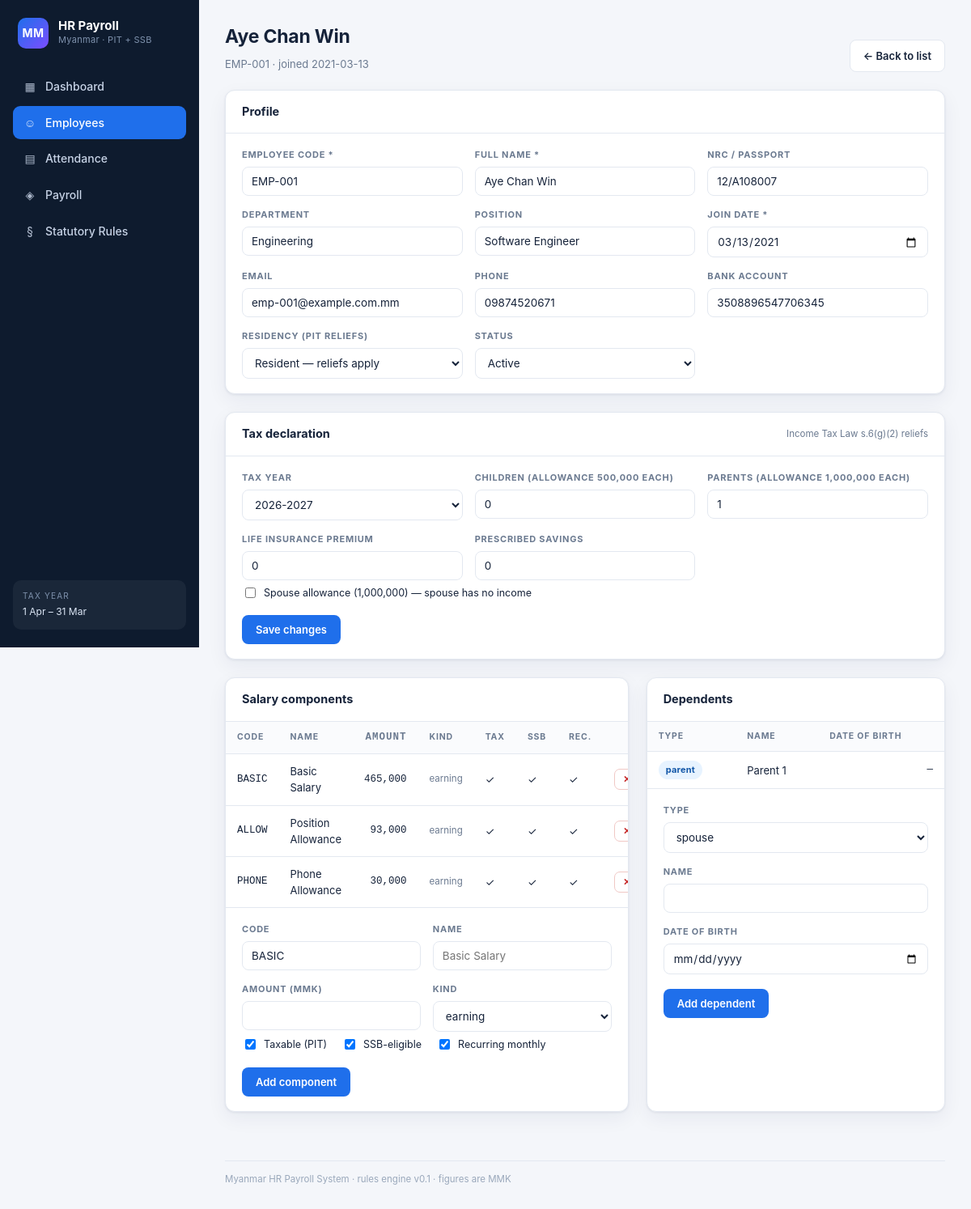
Screenshot of /employees/1 with the database file from the repository.
### tables this page shows
CREATE TABLE employee (
    id              INTEGER PRIMARY KEY AUTOINCREMENT,
    code            TEXT NOT NULL UNIQUE,
    name            TEXT NOT NULL,
    nrc             TEXT DEFAULT '',
    email           TEXT DEFAULT '',
    phone           TEXT DEFAULT '',
    department      TEXT DEFAULT '',
    position        TEXT DEFAULT '',
    join_date       TEXT NOT NULL,
    status          TEXT NOT NULL DEFAULT 'active',
    residency       TEXT NOT NULL DEFAULT 'resident',
    bank_account    TEXT DEFAULT '',
    created_at      TEXT NOT NULL DEFAULT (datetime('now'))
);

CREATE TABLE tax_declaration (
    id                INTEGER PRIMARY KEY AUTOINCREMENT,
    employee_id       INTEGER NOT NULL REFERENCES employee(id) ON DELETE CASCADE,
    tax_year          TEXT NOT NULL,
    spouse_claimed    INTEGER NOT NULL DEFAULT 0,
    children_count    INTEGER NOT NULL DEFAULT 0,
    parents_count     INTEGER NOT NULL DEFAULT 0,
    insurance_premium TEXT NOT NULL DEFAULT '0',
    savings           TEXT NOT NULL DEFAULT '0',
    UNIQUE (employee_id, tax_year)
);

CREATE TABLE salary_component (
    id          INTEGER PRIMARY KEY AUTOINCREMENT,
    employee_id INTEGER NOT NULL REFERENCES employee(id) ON DELETE CASCADE,
    code        TEXT NOT NULL,
    name        TEXT NOT NULL,
    amount      TEXT NOT NULL DEFAULT '0',
    kind        TEXT NOT NULL DEFAULT 'earning'
                CHECK (kind IN ('earning','deduction','reimbursement')),
    taxable     INTEGER NOT NULL DEFAULT 1,
    ssb_eligible INTEGER NOT NULL DEFAULT 1,
    recurring   INTEGER NOT NULL DEFAULT 1
);

CREATE TABLE employee_dependent (
    id          INTEGER PRIMARY KEY AUTOINCREMENT,
    employee_id INTEGER NOT NULL REFERENCES employee(id) ON DELETE CASCADE,
    kind        TEXT NOT NULL CHECK (kind IN ('spouse','child','parent')),
    name        TEXT NOT NULL DEFAULT '',
    dob         TEXT DEFAULT ''
);

### webapp/app.py (the view)
    @app.route("/employees/<int:employee_id>")
    def employee_detail(employee_id):
        d = get_db()
        emp = d.employee(employee_id)
        if emp is None:
            flash("Employee not found", "err")
            return redirect(url_for("employees_list"))
        return render_template(
            "employee_form.html",
            emp=emp,
            components=d.components(employee_id),
            dependents=d.dependents(employee_id),
            decl=d.tax_declaration(employee_id, tax_year_for(_dt.date.today())),
            periods=_period_choices(),
            tax_years=_tax_year_choices(),
        )

### payroll/db.py (called while the page is built)
    @contextmanager
    def connect(self) -> Iterator[sqlite3.Connection]:
        conn = sqlite3.connect(self.path)
        conn.row_factory = sqlite3.Row
        conn.execute("PRAGMA foreign_keys = ON")
        try:
            yield conn
            conn.commit()
        except Exception:
            conn.rollback()
            raise
        finally:
            conn.close()

    def query(self, sql: str, params: Iterable[Any] = ()) -> list[dict]:
        with self.connect() as conn:
            rows = conn.execute(sql, tuple(params)).fetchall()
            return [dict(r) for r in rows]

    def one(self, sql: str, params: Iterable[Any] = ()) -> Optional[dict]:
        with self.connect() as conn:
            row = conn.execute(sql, tuple(params)).fetchone()
            return dict(row) if row else None

    def employee(self, employee_id: int) -> Optional[dict]:
        return self.one("SELECT * FROM employee WHERE id = ?", (employee_id,))

    def dependents(self, employee_id: int) -> list[dict]:
        return self.query(
            "SELECT * FROM employee_dependent WHERE employee_id = ? ORDER BY kind, id",
            (employee_id,),
        )

    def tax_declaration(self, employee_id: int, tax_year: str) -> Optional[dict]:
        return self.one(
            "SELECT * FROM tax_declaration WHERE employee_id = ? AND tax_year = ?",
            (employee_id, tax_year),
        )

    def components(self, employee_id: int) -> list[dict]:
        return self.query(
            "SELECT * FROM salary_component WHERE employee_id = ? ORDER BY id",
            (employee_id,),
        )

### payroll/money.py (called while the page is built)
def D(value) -> Decimal:
    if isinstance(value, Decimal):
        return value
    if isinstance(value, bool):
        raise TypeError("bool is not a valid monetary amount")
    if isinstance(value, float):
        raise TypeError(
            "float is not allowed for money; use Decimal or str, "
            f"got {value!r}"
        )
    return Decimal(str(value))

### payroll/service.py (called while the page is built)
def tax_year_for(day: _dt.date) -> str:
    return f"{day.year}-{day.year + 1}" if day.month >= 4 else f"{day.year - 1}-{day.year}"

### webapp/app.py (called while the page is built)
def _fmt_mmk(value) -> str:
    try:
        n = int(D(value))
    except Exception:
        return str(value)
    return f"{n:,}"

def _period_choices(limit: int = 24) -> list[str]:
    out, y, m = [], _dt.date.today().year, _dt.date.today().month
    for _ in range(limit):
        out.append(f"{y:04d}-{m:02d}")
        m -= 1
        if m == 0:
            m, y = 12, y - 1
    return out

### webapp/templates/employee_form.html (shortened to what this page needs)
{% extends "base.html" %}
{% block content %}
<div class="page-head">
  <div>
    <h1 class="page-title">{{ emp.name if emp else 'New employee' }}</h1>
    <div class="page-sub">
      {% if emp %}{{ emp.code }} · joined {{ emp.join_date }}{% else %}Create an employee record{% endif %}
    </div>
  </div>
  <a class="btn btn-ghost" href="{{ url_for('employees_list') }}">← Back to list</a>
</div>
<form method="post" action="{{ url_for('employee_update', employee_id=emp.id) if emp else url_for('employee_new') }}">
<section class="panel">
  <div class="panel-head"><h2 class="panel-title">Profile</h2></div>
  <div class="panel-body">
    <div class="form-grid">
      <div class="field"><label>Employee code *</label>
        <input type="text" name="code" value="{{ emp.code if emp }}" required placeholder="EMP-001"></div>
      <div class="field"><label>Full name *</label>
        <input type="text" name="name" value="{{ emp.name if emp }}" required></div>
      <div class="field"><label>NRC / Passport</label>
        <input type="text" name="nrc" value="{{ emp.nrc if emp }}"></div>
      <div class="field"><label>Department</label>
        <input type="text" name="department" value="{{ emp.department if emp }}" placeholder="Finance"></div>
      <div class="field"><label>Position</label>
        <input type="text" name="position" value="{{ emp.position if emp }}"></div>
      <div class="field"><label>Join date *</label>
        <input type="date" name="join_date" value="{{ emp.join_date if emp else today().isoformat() }}" required></div>
      <div class="field"><label>Email</label>
        <input type="email" name="email" value="{{ emp.email if emp }}"></div>
      <div class="field"><label>Phone</label>
        <input type="text" name="phone" value="{{ emp.phone if emp }}"></div>
      <div class="field"><label>Bank account</label>
        <input type="text" name="bank_account" value="{{ emp.bank_account if emp }}"></div>
      <div class="field"><label>Residency (PIT reliefs)</label>
        <select name="residency">
          <option value="resident" {{ 'selected' if emp and emp.residency == 'resident' }}>Resident — reliefs apply</option>
        </select></div>
      <div class="field"><label>Status</label>
        <select name="status">
          <option value="active" {{ 'selected' if emp and emp.status == 'active' }}>Active</option>
        </select></div>
    </div>
  </div>
</section>
<section class="panel">
  <div class="panel-head"><h2 class="panel-title">Tax declaration</h2>
    <span class="small muted">Income Tax Law s.6(g)(2) reliefs</span></div>
  <div class="panel-body">
    <div class="form-grid">
      <div class="field"><label>Tax year</label>
        <select name="tax_year">
          {% for ty in tax_years %}<option value="{{ ty }}"
            {{ 'selected' if decl and decl.tax_year == ty }}>{{ ty }}</option>{% endfor %}
        </select></div>
      <div class="field"><label>Children (allowance 500,000 each)</label>
        <input type="number" name="children_count" min="0" max="20" value="{{ decl.children_count if decl else 0 }}"></div>
      <div class="field"><label>Parents (allowance 1,000,000 each)</label>
        <input type="number" name="parents_count" min="0" max="10" value="{{ decl.parents_count if decl else 0 }}"></div>
      <div class="field"><label>Life insurance premium</label>
        <input type="number" name="insurance_premium" step="1" min="0" value="{{ decl.insurance_premium if decl else 0 }}"></div>
      <div class="field"><label>Prescribed savings</label>
        <input type="number" name="savings" step="1" min="0" value="{{ decl.savings if decl else 0 }}"></div>
    </div>
    <div class="checks">
      <label class="check"><input type="checkbox" name="spouse_claimed" value="1"
        {{ 'checked' if decl and decl.spouse_claimed }}> Spouse allowance (1,000,000) — spouse has no income</label>
    </div>
    {% if emp %}
    <div class="actions"><button class="btn btn-primary" type="submit">Save changes</button></div>
    {% endif %}
  </div>
</section>
</form>
{% if emp %}
<div class="grid-2">
  <section class="panel">
    <div class="panel-head"><h2 class="panel-title">Salary components</h2></div>
    <div class="scroll-x">
      <table>
        <thead><tr><th>Code</th><th>Name</th><th class="num">Amount</th><th>Kind</th>
          <th>Tax</th><th>SSB</th><th>Rec.</th><th></th></tr></thead>
        <tbody>
        {% for c in components %}
          <tr>
            <td class="num">{{ c.code }}</td>
            <td>{{ c.name }}</td>
            <td class="num">{{ c.amount|mmk }}</td>
            <td class="muted small">{{ c.kind }}</td>
            <td>{{ '✓' if c.taxable else '—' }}</td>
            <td>{{ '✓' if c.ssb_eligible else '—' }}</td>
            <td>{{ '✓' if c.recurring else '—' }}</td>
            <td>
              <form method="post" action="{{ url_for('employee_delete_component', employee_id=emp.id, cid=c.id) }}"
                    onsubmit="return confirm('Remove {{ c.name }}?')">
                <button class="btn btn-danger btn-sm" type="submit">✕</button>
              </form>
            </td>
          </tr>
        {% else %}
          <tr><td colspan="8" class="empty">No salary components. Add one below.</td></tr>
        {% endfor %}
        </tbody>
      </table>
    </div>
    <div class="panel-body" style="border-top:1px solid var(--line)">
      <form method="post" action="{{ url_for('employee_add_component', employee_id=emp.id) }}">
        <div class="form-grid">
          <div class="field"><label>Code</label><input type="text" name="code" value="BASIC"></div>
          <div class="field"><label>Name</label><input type="text" name="name" placeholder="Basic Salary"></div>
          <div class="field"><label>Amount (MMK)</label><input type="number" name="amount" step="1" min="0" required></div>
          <div class="field"><label>Kind</label>
            <select name="kind">
              <option value="earning">earning</option>
            </select></div>
        </div>
        <div class="checks">
          <label class="check"><input type="checkbox" name="taxable" value="1" checked> Taxable (PIT)</label>
          <label class="check"><input type="checkbox" name="ssb_eligible" value="1" checked> SSB-eligible</label>
          <label class="check"><input type="checkbox" name="recurring" value="1" checked> Recurring monthly</label>
        </div>
        <div class="actions"><button class="btn btn-primary" type="submit">Add component</button></div>
      </form>
    </div>
  </section>
  <section class="panel">
    <div class="panel-head"><h2 class="panel-title">Dependents</h2></div>
    <div class="scroll-x">
      <table>
        <thead><tr><th>Type</th><th>Name</th><th>Date of birth</th></tr></thead>
        <tbody>
        {% for d in dependents %}
          <tr><td><span class="badge badge-approved">{{ d.kind }}</span></td>
              <td>{{ d.name or '—' }}</td><td class="num">{{ d.dob or '—' }}</td></tr>
        {% else %}
          <tr><td colspan="3" class="empty">No dependents recorded.</td></tr>
        {% endfor %}
        </tbody>
      </table>
    </div>
    <div class="panel-body" style="border-top:1px solid var(--line)">
      <form method="post" action="{{ url_for('employee_add_dependent', employee_id=emp.id) }}">
        <div class="form-grid">
          <div class="field"><label>Type</label>
            <select name="kind"><option value="spouse">spouse</option>
              <option value="child">child</option><option value="parent">parent</option></select></div>
          <div class="field"><label>Name</label><input type="text" name="name"></div>
          <div class="field"><label>Date of birth</label><input type="date" name="dob"></div>
        </div>
        <div class="actions"><button class="btn btn-primary" type="submit">Add dependent</button></div>
      </form>
    </div>
  </section>
</div>
{% endif %}
{% endblock %}

### webapp/static/style.css (style rules this page uses)
:root { --bg:#f4f6fa; --panel:#ffffff; --ink:#16233a; --muted:#6b7a90; --line:#e3e8f0; --brand:#1f6feb; --brand-ink:#0b3f8f; --ok:#0f9d58; --warn:#c47f00; --err:#c62828; --pit:#7c4dff; --ssb:#00897b; --net:#1f6feb; --radius:12px; --shadow:0 1px 3px rgba(20,40,80,.08),0 8px 24px rgba(20,40,80,.06); --mono:"SFMono-Regular",Consolas,"Liberation Mono",Menlo,monospace; }
* { box-sizing:border-box }
html,body { margin:0;padding:0 }
body { background:var(--bg); color:var(--ink); font:14px/1.55 -apple-system,BlinkMacSystemFont,"Segoe UI",Roboto, "Noto Sans Myanmar","Padauk",Helvetica,Arial,sans-serif; -webkit-font-smoothing:antialiased; }
a { color:var(--brand);text-decoration:none }
.page-head { display:flex;justify-content:space-between;align-items:flex-end;gap:16px;margin-bottom:22px;flex-wrap:wrap }
.page-title { font-size:23px;font-weight:680;letter-spacing:-.2px;margin:0 }
.page-sub { color:var(--muted);font-size:13px;margin-top:5px }
.panel { background:var(--panel);border:1px solid var(--line);border-radius:var(--radius); box-shadow:var(--shadow);margin-bottom:22px;overflow:hidden; }
.panel-head { padding:15px 20px;border-bottom:1px solid var(--line);display:flex;justify-content:space-between;align-items:center;gap:12px;flex-wrap:wrap }
.panel-title { font-size:14.5px;font-weight:650;margin:0 }
.panel-body { padding:18px 20px }
.grid-2 { display:grid;grid-template-columns:1.35fr 1fr;gap:22px }
table { width:100%;border-collapse:collapse;font-size:13px }
th { text-align:left;font-size:10.5px;letter-spacing:.08em;text-transform:uppercase; color:var(--muted);font-weight:650;padding:10px 14px;border-bottom:1px solid var(--line); background:#fafbfd;white-space:nowrap; }
td { padding:11px 14px;border-bottom:1px solid var(--line);vertical-align:middle }
tbody tr:last-child td { border-bottom:none }
.num { text-align:right;font-variant-numeric:tabular-nums;font-family:var(--mono);font-size:12.5px }
.muted { color:var(--muted) }
.small { font-size:11.5px }
.badge { display:inline-flex;align-items:center;gap:5px;padding:3px 9px;border-radius:20px; font-size:11px;font-weight:650;letter-spacing:.02em;white-space:nowrap; }
.badge-approved { background:#e7f3ff;color:#1257a8 }
.form-grid { display:grid;grid-template-columns:repeat(auto-fit,minmax(210px,1fr));gap:15px }
.field { display:flex;flex-direction:column;gap:6px }
.field label { font-size:11px;letter-spacing:.07em;text-transform:uppercase;color:var(--muted);font-weight:650 }
input[type=text],input[type=number],input[type=date],input[type=email],select,textarea { width:100%;padding:9px 11px;border:1px solid var(--line);border-radius:8px; font-size:13.5px;font-family:inherit;background:#fff;color:var(--ink); }
.checks { display:flex;gap:18px;flex-wrap:wrap;padding-top:6px }
.check { display:flex;align-items:center;gap:7px;font-size:12.5px;color:var(--ink) }
.actions { display:flex;gap:10px;margin-top:18px;flex-wrap:wrap }
.btn { display:inline-flex;align-items:center;gap:7px;padding:9px 16px;border-radius:8px; border:1px solid transparent;font-size:13px;font-weight:600;cursor:pointer; font-family:inherit;transition:filter .15s,background .15s; }
.btn-primary { background:var(--brand);color:#fff }
.btn-ghost { background:#fff;color:var(--ink);border-color:var(--line) }
.btn-danger { background:#fff;color:var(--err);border-color:#f0c8c5 }
.btn-sm { padding:5px 10px;font-size:11.5px;border-radius:7px }
.scroll-x { overflow-x:auto }

### rows the page displays
employee: name "Aye Chan Win", code "EMP-001", join_date "2021-03-13", nrc "12/A108007", department "Engineering", position "Software Engineer", join_date "03/13/2021", email "emp-001@example.com.mm", phone "09874520671", bank_account "3508896547706345"
tax_declaration: children_count "0", parents_count "1", insurance_premium "0", savings "0"
salary_component: code "BASIC", name "Basic Salary", amount|mmk "465,000", kind "earning", taxable "✓", ssb_eligible "✓", recurring "✓"
salary_component: code "ALLOW", name "Position Allowance", amount|mmk "93,000", kind "earning", taxable "✓", ssb_eligible "✓", recurring "✓"
salary_component: code "PHONE", name "Phone Allowance", amount|mmk "30,000", kind "earning", taxable "✓", ssb_eligible "✓", recurring "✓"
employee_dependent: kind "parent", name "Parent 1", dob "—"

### other values shown
{{ version|default('0.1') }} "0.1"
form field tax_year "2026-2027"
